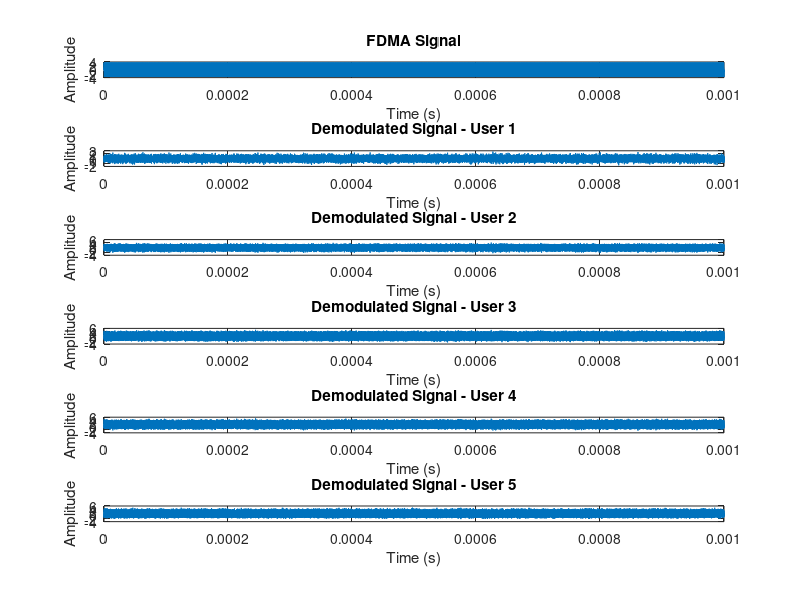

Reproduce this figure in MATLAB. (Note: this script raises an error after producing the figure.)
% To model and simulate FDMA for wireless communication

clc;
clear;
close all;

Name = input('Program Executed by :','s');

% System parameters
totalBandwidth = 10e6; % Total available bandwidth (Hz)
numUsers = 5; % Number of users
carrierFrequency = 1e6; % Carrier frequency (Hz)
userBandwidth = totalBandwidth / numUsers; % Bandwidth allocated to each user (Hz)

% Time parameters
samplingFrequency = 100e6; % Sampling frequency (Hz)
timeDuration = 1e-3; % Simulation duration (s)
time = 0:1/samplingFrequency:timeDuration;

% Generate user signals
userSignals = zeros(numUsers, length(time));

for i = 1:numUsers
    userFrequency = carrierFrequency + (i-1) * userBandwidth; % Frequency of user signal
    userSignals(i, :) = sin(2*pi*userFrequency*time);
end

% Create the FDMA signal
fdmaSignal = sum(userSignals, 1);

% Add noise to the FDMA signal
snr = 10; % Signal-to-Noise Ratio (in dB)
noisySignal = awgn(fdmaSignal, snr, 'measured');

% Perform signal demodulation
demodulatedSignals = zeros(numUsers, length(time));

for i = 1:numUsers
    userFrequency = carrierFrequency + (i-1) * userBandwidth; % Frequency of user signal
    demodulatedSignals(i, :) = noisySignal .* sin(2*pi*userFrequency*time);
end

% Plot the original user signals and the demodulated signals
figure;
subplot(numUsers+1, 1, 1);
plot(time, fdmaSignal);
title('FDMA Signal');
xlabel('Time (s)');
ylabel('Amplitude');

for i = 1:numUsers
    subplot(numUsers+1, 1, i+1);
    plot(time, demodulatedSignals(i, :));
    title(['Demodulated Signal - User ', num2str(i)]);
    xlabel('Time (s)');
    ylabel('Amplitude');
end

merge=strcat(Name,'-FDMA-',datestr(now,30));
sub_label(merge); % need to include in working directory
print(merge,'-dpdf')